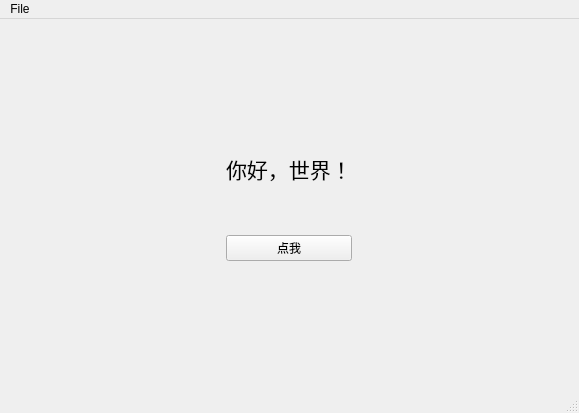
<?xml version="1.0" encoding="UTF-8"?>
<ui version="4.0">
 <class>PhantomEditor</class>
 <widget class="QMainWindow" name="PhantomEditor">
  <property name="geometry">
   <rect>
    <x>0</x>
    <y>0</y>
    <width>579</width>
    <height>413</height>
   </rect>
  </property>
  <property name="windowTitle">
   <string>Phantom Editor</string>
  </property>
  <widget class="QWidget" name="centralwidget">
   <layout class="QHBoxLayout" name="horizontalLayout">
    <item>
     <spacer name="horizontalSpacer">
      <property name="orientation">
       <enum>Qt::Horizontal</enum>
      </property>
      <property name="sizeHint" stdset="0">
       <size>
        <width>318</width>
        <height>20</height>
       </size>
      </property>
     </spacer>
    </item>
    <item>
     <layout class="QVBoxLayout" name="verticalLayout" stretch="3,1,1,1,3">
      <item>
       <spacer name="verticalSpacer">
        <property name="orientation">
         <enum>Qt::Vertical</enum>
        </property>
        <property name="sizeHint" stdset="0">
         <size>
          <width>20</width>
          <height>40</height>
         </size>
        </property>
       </spacer>
      </item>
      <item>
       <widget class="QLabel" name="label">
        <property name="font">
         <font>
          <pointsize>16</pointsize>
         </font>
        </property>
        <property name="text">
         <string>你好，世界！</string>
        </property>
       </widget>
      </item>
      <item>
       <spacer name="verticalSpacer_2">
        <property name="orientation">
         <enum>Qt::Vertical</enum>
        </property>
        <property name="sizeHint" stdset="0">
         <size>
          <width>20</width>
          <height>40</height>
         </size>
        </property>
       </spacer>
      </item>
      <item>
       <widget class="QPushButton" name="pushButton">
        <property name="text">
         <string>点我</string>
        </property>
       </widget>
      </item>
      <item>
       <spacer name="verticalSpacer_3">
        <property name="orientation">
         <enum>Qt::Vertical</enum>
        </property>
        <property name="sizeHint" stdset="0">
         <size>
          <width>20</width>
          <height>40</height>
         </size>
        </property>
       </spacer>
      </item>
     </layout>
    </item>
    <item>
     <spacer name="horizontalSpacer_2">
      <property name="orientation">
       <enum>Qt::Horizontal</enum>
      </property>
      <property name="sizeHint" stdset="0">
       <size>
        <width>318</width>
        <height>20</height>
       </size>
      </property>
     </spacer>
    </item>
   </layout>
  </widget>
  <widget class="QMenuBar" name="menubar">
   <property name="geometry">
    <rect>
     <x>0</x>
     <y>0</y>
     <width>579</width>
     <height>22</height>
    </rect>
   </property>
   <widget class="QMenu" name="menu">
    <property name="title">
     <string>File</string>
    </property>
    <addaction name="actionOpen"/>
    <addaction name="separator"/>
    <addaction name="actionExit"/>
   </widget>
   <addaction name="menu"/>
  </widget>
  <widget class="QStatusBar" name="statusbar"/>
  <action name="actionExit">
   <property name="text">
    <string>Exit</string>
   </property>
   <property name="shortcut">
    <string>Esc</string>
   </property>
  </action>
  <action name="actionOpen">
   <property name="text">
    <string>Open</string>
   </property>
  </action>
 </widget>
 <resources/>
 <connections>
  <connection>
   <sender>pushButton</sender>
   <signal>clicked()</signal>
   <receiver>PhantomEditor</receiver>
   <slot>close()</slot>
   <hints>
    <hint type="sourcelabel">
     <x>399</x>
     <y>367</y>
    </hint>
    <hint type="destinationlabel">
     <x>399</x>
     <y>299</y>
    </hint>
   </hints>
  </connection>
  <connection>
   <sender>actionExit</sender>
   <signal>triggered()</signal>
   <receiver>PhantomEditor</receiver>
   <slot>close()</slot>
   <hints>
    <hint type="sourcelabel">
     <x>-1</x>
     <y>-1</y>
    </hint>
    <hint type="destinationlabel">
     <x>289</x>
     <y>206</y>
    </hint>
   </hints>
  </connection>
 </connections>
</ui>
